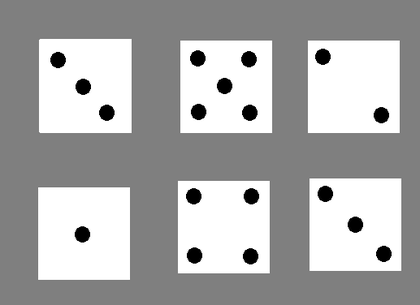
%> input picture matlab/goruntu isleme/zarlar/zar.png, 420 x 305 px, shrunk from 517 x 376 before the run
$ octave --eval "toplam_nokta_sayisi('zar.png');"   (GNU Octave 9; MATLAB toolbox functions it lacks are replaced by stand-ins)
%> lines starting %> are read from the running program, lines starting %| are printed output that depends on the picture; in (x1, y1, x2, y2) boxes, pixels count from 0 and x2, y2 are one past the last pixel; in counts of white or black regions, pixels touching at a corner belong together; the program's own positions count from 1
function toplam_nokta_sayisi(resim)
%> called with resim = 'zar.png'
    I = imread(resim);
%> I is the input picture: size 305x420x3 uint8; min 0, max 255, mean 171
    sz = size(I);
%> sz = [305 420 3]

    I = rgb2gray(I)
%> I: size 305x420 uint8
    for i=1:sz(1)
        for j=1:sz(2)

          if I(i,j) == 0
              I(i,j) = 255;
          else
              I(i,j) = 0;
          end
       end

    end
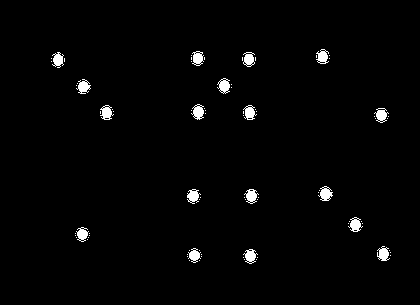
%> I: size 305x420 uint8; 1.8% white; 83 white regions (65 under 20 px), largest, box (x1, y1, x2, y2) and area: (318, 186, 333, 201) 132, (217, 78, 230, 94) 127, (191, 104, 204, 120) 127
    [etiket, sayi] = bwlabel(I);
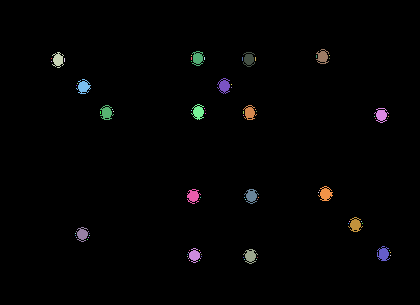
%> etiket: size 305x420 double; 84 distinct labels, from 0 to 83; one colour per label, 0 black
%> sayi = 83
    fprintf('toplam %d tane nokta var.\n', sayi)
%| toplam 83 tane nokta var.
end

% toplam_nokta_sayisi('zar.png')

% cehars
